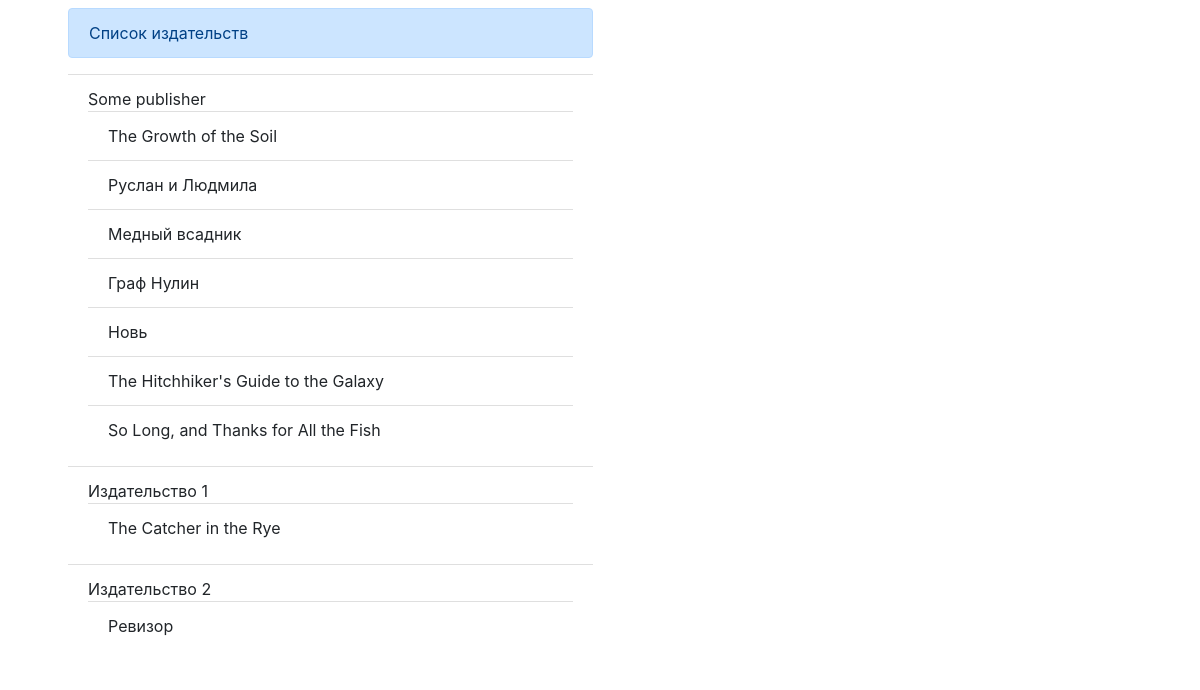
Page /list/ on the committed database.
### p_library/models.py (models this page shows, shortened)
class Publisher(models.Model):
    name = models.CharField(max_length=300)

class Book(models.Model):
    ISBN = models.CharField(max_length=13)
    title = models.TextField()
    description = models.TextField()
    year_release = models.SmallIntegerField()
    copy_count = models.SmallIntegerField(default=1)
    price = models.DecimalField(max_digits=12, decimal_places=2)
    author = models.ForeignKey(Author, on_delete=models.CASCADE)
    publisher = models.ForeignKey(Publisher, on_delete=models.CASCADE, null=True, blank=True, related_name='books')
    friend = models.ForeignKey(Friend, on_delete=models.CASCADE, null=True, blank=True, related_name='books')

### p_library/views.py (the view)
# urls.py: path('list/', views.publisher_list),
def publisher_list(request):
    template = loader.get_template('publishers.html')
    pubs = Publisher.objects.all()
    biblio_data = {
        "pubs": pubs,
    }
    return HttpResponse(template.render(biblio_data, request))

### p_library/templates/publishers.html (shortened to what this page needs)
<!DOCTYPE html>
<html lang="ru">
<head>
    <link rel="stylesheet" href="https://stackpath.bootstrapcdn.com/bootstrap/4.3.1/css/bootstrap.min.css">
</head>
<body>
<div class="container">
 <div class="row justify-content-start w-50 m-2">
    <div class="col-sm">
<div class="alert alert-primary" role="alert">
  Список издательств
</div>
<ul class="list-group list-group-flush">
    {% for pub in pubs %}
	<li class="list-group-item">{{ pub.name }}
	 <ul class="list-group">
                    {% for book in pub.books.all %}
                        <li class="list-group-item"> {{ book.title }}</li>
                    {% endfor %}
                </ul>
            </li>
	{% endfor %}
</ul>
</div>
</div>
</div>
</body>
</html>

### rows in the picture
Publisher: name "Some publisher"
Book: title "The Growth of the Soil"
Book: title "Руслан и Людмила"
Book: title "Медный всадник"
Book: title "Граф Нулин"
Book: title "Новь"
Book: title "The Hitchhiker's Guide to the Galaxy"
Book: title "So Long, and Thanks for All the Fish"
Publisher: name "Издательство 1"
Book: title "The Catcher in the Rye"
Publisher: name "Издательство 2"
Book: title "Ревизор"
